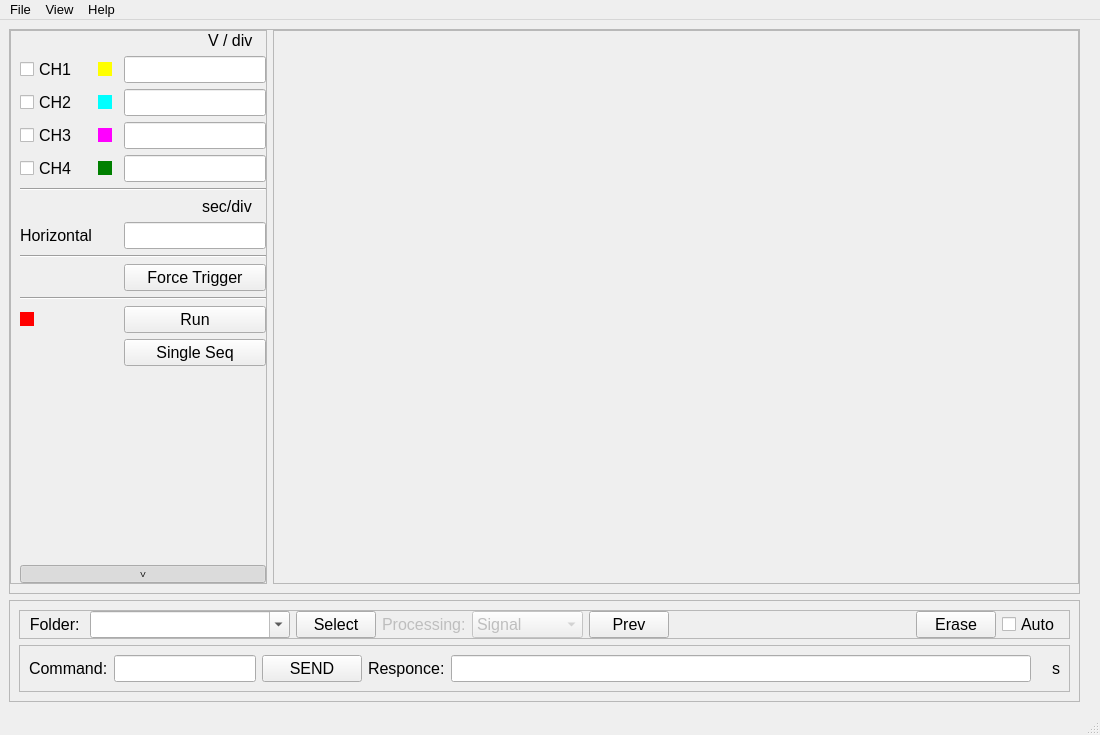
<?xml version="1.0" encoding="UTF-8"?>
<ui version="4.0">
 <class>MainWindow</class>
 <widget class="QMainWindow" name="MainWindow">
  <property name="geometry">
   <rect>
    <x>0</x>
    <y>0</y>
    <width>1100</width>
    <height>735</height>
   </rect>
  </property>
  <property name="sizePolicy">
   <sizepolicy hsizetype="Minimum" vsizetype="Minimum">
    <horstretch>0</horstretch>
    <verstretch>0</verstretch>
   </sizepolicy>
  </property>
  <property name="minimumSize">
   <size>
    <width>1100</width>
    <height>640</height>
   </size>
  </property>
  <property name="font">
   <font>
    <pointsize>12</pointsize>
   </font>
  </property>
  <property name="windowTitle">
   <string>Emittance Plot Processing</string>
  </property>
  <widget class="QWidget" name="centralwidget">
   <layout class="QVBoxLayout" name="verticalLayout_11">
    <property name="sizeConstraint">
     <enum>QLayout::SetMinimumSize</enum>
    </property>
    <property name="rightMargin">
     <number>20</number>
    </property>
    <item>
     <widget class="QFrame" name="frame">
      <property name="frameShape">
       <enum>QFrame::StyledPanel</enum>
      </property>
      <property name="frameShadow">
       <enum>QFrame::Raised</enum>
      </property>
      <layout class="QHBoxLayout" name="horizontalLayout">
       <property name="leftMargin">
        <number>0</number>
       </property>
       <property name="topMargin">
        <number>0</number>
       </property>
       <property name="rightMargin">
        <number>0</number>
       </property>
       <item>
        <widget class="QFrame" name="frame_5">
         <property name="sizePolicy">
          <sizepolicy hsizetype="Preferred" vsizetype="Minimum">
           <horstretch>0</horstretch>
           <verstretch>0</verstretch>
          </sizepolicy>
         </property>
         <property name="frameShape">
          <enum>QFrame::StyledPanel</enum>
         </property>
         <property name="frameShadow">
          <enum>QFrame::Raised</enum>
         </property>
         <layout class="QGridLayout" name="gridLayout">
          <property name="leftMargin">
           <number>9</number>
          </property>
          <property name="topMargin">
           <number>0</number>
          </property>
          <property name="rightMargin">
           <number>0</number>
          </property>
          <property name="bottomMargin">
           <number>0</number>
          </property>
          <item row="2" column="2">
           <widget class="QLineEdit" name="lineEdit_12">
            <property name="sizePolicy">
             <sizepolicy hsizetype="Minimum" vsizetype="Fixed">
              <horstretch>0</horstretch>
              <verstretch>0</verstretch>
             </sizepolicy>
            </property>
            <property name="maximumSize">
             <size>
              <width>150</width>
              <height>16777215</height>
             </size>
            </property>
           </widget>
          </item>
          <item row="5" column="0" colspan="3">
           <widget class="Line" name="line_7">
            <property name="orientation">
             <enum>Qt::Horizontal</enum>
            </property>
           </widget>
          </item>
          <item row="2" column="1">
           <widget class="QCheckBox" name="checkBox_7">
            <property name="enabled">
             <bool>false</bool>
            </property>
            <property name="styleSheet">
             <string notr="true">QCheckBox::indicator:unchecked {
   background-color: cyan;
}
</string>
            </property>
            <property name="text">
             <string/>
            </property>
           </widget>
          </item>
          <item row="4" column="0">
           <widget class="QCheckBox" name="checkBox_4">
            <property name="text">
             <string>CH4</string>
            </property>
           </widget>
          </item>
          <item row="6" column="2" alignment="Qt::AlignRight">
           <widget class="QLabel" name="label_10">
            <property name="sizePolicy">
             <sizepolicy hsizetype="Fixed" vsizetype="Fixed">
              <horstretch>0</horstretch>
              <verstretch>0</verstretch>
             </sizepolicy>
            </property>
            <property name="minimumSize">
             <size>
              <width>0</width>
              <height>0</height>
             </size>
            </property>
            <property name="maximumSize">
             <size>
              <width>16777215</width>
              <height>16777215</height>
             </size>
            </property>
            <property name="text">
             <string>sec/div   </string>
            </property>
            <property name="textFormat">
             <enum>Qt::PlainText</enum>
            </property>
           </widget>
          </item>
          <item row="0" column="2" alignment="Qt::AlignRight">
           <widget class="QLabel" name="label_8">
            <property name="sizePolicy">
             <sizepolicy hsizetype="Fixed" vsizetype="Fixed">
              <horstretch>0</horstretch>
              <verstretch>0</verstretch>
             </sizepolicy>
            </property>
            <property name="minimumSize">
             <size>
              <width>0</width>
              <height>0</height>
             </size>
            </property>
            <property name="maximumSize">
             <size>
              <width>16777215</width>
              <height>16777215</height>
             </size>
            </property>
            <property name="text">
             <string>V / div   </string>
            </property>
            <property name="textFormat">
             <enum>Qt::PlainText</enum>
            </property>
           </widget>
          </item>
          <item row="2" column="0">
           <widget class="QCheckBox" name="checkBox_2">
            <property name="text">
             <string>CH2</string>
            </property>
           </widget>
          </item>
          <item row="3" column="1">
           <widget class="QCheckBox" name="checkBox_8">
            <property name="enabled">
             <bool>false</bool>
            </property>
            <property name="styleSheet">
             <string notr="true">QCheckBox::indicator:unchecked {
   background-color: magenta;
}
</string>
            </property>
            <property name="text">
             <string/>
            </property>
           </widget>
          </item>
          <item row="4" column="1">
           <widget class="QCheckBox" name="checkBox_9">
            <property name="enabled">
             <bool>false</bool>
            </property>
            <property name="styleSheet">
             <string notr="true">QCheckBox::indicator:unchecked {
   background-color: green;
}
</string>
            </property>
            <property name="text">
             <string/>
            </property>
           </widget>
          </item>
          <item row="4" column="2">
           <widget class="QLineEdit" name="lineEdit_14">
            <property name="sizePolicy">
             <sizepolicy hsizetype="Minimum" vsizetype="Fixed">
              <horstretch>0</horstretch>
              <verstretch>0</verstretch>
             </sizepolicy>
            </property>
            <property name="maximumSize">
             <size>
              <width>150</width>
              <height>16777215</height>
             </size>
            </property>
           </widget>
          </item>
          <item row="1" column="2">
           <widget class="QLineEdit" name="lineEdit_11">
            <property name="sizePolicy">
             <sizepolicy hsizetype="Minimum" vsizetype="Fixed">
              <horstretch>0</horstretch>
              <verstretch>0</verstretch>
             </sizepolicy>
            </property>
            <property name="maximumSize">
             <size>
              <width>150</width>
              <height>16777215</height>
             </size>
            </property>
           </widget>
          </item>
          <item row="1" column="0">
           <widget class="QCheckBox" name="checkBox_1">
            <property name="text">
             <string>CH1</string>
            </property>
           </widget>
          </item>
          <item row="1" column="1">
           <widget class="QCheckBox" name="checkBox_6">
            <property name="enabled">
             <bool>false</bool>
            </property>
            <property name="styleSheet">
             <string notr="true">QCheckBox::indicator:unchecked {
   background-color: yellow;
}
</string>
            </property>
            <property name="text">
             <string/>
            </property>
           </widget>
          </item>
          <item row="3" column="0">
           <widget class="QCheckBox" name="checkBox_3">
            <property name="text">
             <string>CH3</string>
            </property>
           </widget>
          </item>
          <item row="7" column="2">
           <widget class="QLineEdit" name="lineEdit_15">
            <property name="sizePolicy">
             <sizepolicy hsizetype="Minimum" vsizetype="Fixed">
              <horstretch>0</horstretch>
              <verstretch>0</verstretch>
             </sizepolicy>
            </property>
            <property name="maximumSize">
             <size>
              <width>150</width>
              <height>16777215</height>
             </size>
            </property>
           </widget>
          </item>
          <item row="11" column="2">
           <widget class="QPushButton" name="pushButton_4">
            <property name="text">
             <string>Run</string>
            </property>
            <property name="checkable">
             <bool>true</bool>
            </property>
           </widget>
          </item>
          <item row="3" column="2">
           <widget class="QLineEdit" name="lineEdit_13">
            <property name="sizePolicy">
             <sizepolicy hsizetype="Minimum" vsizetype="Fixed">
              <horstretch>0</horstretch>
              <verstretch>0</verstretch>
             </sizepolicy>
            </property>
            <property name="maximumSize">
             <size>
              <width>150</width>
              <height>16777215</height>
             </size>
            </property>
           </widget>
          </item>
          <item row="7" column="0">
           <widget class="QLabel" name="label_7">
            <property name="sizePolicy">
             <sizepolicy hsizetype="Fixed" vsizetype="Fixed">
              <horstretch>0</horstretch>
              <verstretch>0</verstretch>
             </sizepolicy>
            </property>
            <property name="minimumSize">
             <size>
              <width>0</width>
              <height>0</height>
             </size>
            </property>
            <property name="maximumSize">
             <size>
              <width>16777215</width>
              <height>16777215</height>
             </size>
            </property>
            <property name="text">
             <string>Horizontal</string>
            </property>
            <property name="textFormat">
             <enum>Qt::PlainText</enum>
            </property>
           </widget>
          </item>
          <item row="10" column="0" colspan="3">
           <widget class="Line" name="line_6">
            <property name="orientation">
             <enum>Qt::Horizontal</enum>
            </property>
           </widget>
          </item>
          <item row="9" column="2">
           <widget class="QPushButton" name="pushButton_5">
            <property name="text">
             <string>Force Trigger</string>
            </property>
            <property name="checkable">
             <bool>true</bool>
            </property>
           </widget>
          </item>
          <item row="11" column="0">
           <widget class="QCheckBox" name="checkBox_5">
            <property name="enabled">
             <bool>false</bool>
            </property>
            <property name="styleSheet">
             <string notr="true">QCheckBox::indicator:unchecked {
   background-color: red;
}
</string>
            </property>
            <property name="text">
             <string/>
            </property>
           </widget>
          </item>
          <item row="8" column="0" colspan="3">
           <widget class="Line" name="line_3">
            <property name="orientation">
             <enum>Qt::Horizontal</enum>
            </property>
           </widget>
          </item>
          <item row="12" column="2">
           <widget class="QPushButton" name="pushButton_6">
            <property name="text">
             <string>Single Seq</string>
            </property>
            <property name="checkable">
             <bool>true</bool>
            </property>
           </widget>
          </item>
          <item row="13" column="2">
           <spacer name="verticalSpacer">
            <property name="orientation">
             <enum>Qt::Vertical</enum>
            </property>
            <property name="sizeHint" stdset="0">
             <size>
              <width>20</width>
              <height>40</height>
             </size>
            </property>
           </spacer>
          </item>
          <item row="14" column="0" colspan="3">
           <widget class="QPushButton" name="pushButton_8">
            <property name="font">
             <font>
              <pointsize>6</pointsize>
             </font>
            </property>
            <property name="text">
             <string>V</string>
            </property>
            <property name="checkable">
             <bool>true</bool>
            </property>
            <property name="checked">
             <bool>true</bool>
            </property>
           </widget>
          </item>
         </layout>
        </widget>
       </item>
       <item>
        <widget class="QFrame" name="frame_3">
         <property name="sizePolicy">
          <sizepolicy hsizetype="Expanding" vsizetype="Expanding">
           <horstretch>3</horstretch>
           <verstretch>0</verstretch>
          </sizepolicy>
         </property>
         <property name="frameShape">
          <enum>QFrame::StyledPanel</enum>
         </property>
         <property name="frameShadow">
          <enum>QFrame::Raised</enum>
         </property>
         <layout class="QVBoxLayout" name="verticalLayout_2">
          <property name="leftMargin">
           <number>0</number>
          </property>
          <property name="topMargin">
           <number>0</number>
          </property>
          <property name="rightMargin">
           <number>20</number>
          </property>
          <property name="bottomMargin">
           <number>0</number>
          </property>
         </layout>
        </widget>
       </item>
      </layout>
     </widget>
    </item>
    <item>
     <widget class="QFrame" name="frame_6">
      <property name="frameShape">
       <enum>QFrame::StyledPanel</enum>
      </property>
      <property name="frameShadow">
       <enum>QFrame::Raised</enum>
      </property>
      <layout class="QVBoxLayout" name="verticalLayout">
       <item>
        <widget class="QFrame" name="frame_2">
         <property name="frameShape">
          <enum>QFrame::StyledPanel</enum>
         </property>
         <property name="frameShadow">
          <enum>QFrame::Raised</enum>
         </property>
         <layout class="QHBoxLayout" name="horizontalLayout_3">
          <property name="leftMargin">
           <number>9</number>
          </property>
          <property name="topMargin">
           <number>0</number>
          </property>
          <property name="rightMargin">
           <number>9</number>
          </property>
          <property name="bottomMargin">
           <number>0</number>
          </property>
          <item>
           <widget class="QFrame" name="frame_4">
            <property name="sizePolicy">
             <sizepolicy hsizetype="Expanding" vsizetype="Fixed">
              <horstretch>0</horstretch>
              <verstretch>0</verstretch>
             </sizepolicy>
            </property>
            <layout class="QHBoxLayout" name="horizontalLayout_2" stretch="0,0,0">
             <property name="spacing">
              <number>6</number>
             </property>
             <property name="sizeConstraint">
              <enum>QLayout::SetDefaultConstraint</enum>
             </property>
             <property name="leftMargin">
              <number>0</number>
             </property>
             <property name="topMargin">
              <number>0</number>
             </property>
             <property name="rightMargin">
              <number>0</number>
             </property>
             <property name="bottomMargin">
              <number>0</number>
             </property>
             <item>
              <widget class="QLabel" name="label_3">
               <property name="sizePolicy">
                <sizepolicy hsizetype="Preferred" vsizetype="Preferred">
                 <horstretch>0</horstretch>
                 <verstretch>0</verstretch>
                </sizepolicy>
               </property>
               <property name="minimumSize">
                <size>
                 <width>0</width>
                 <height>0</height>
                </size>
               </property>
               <property name="font">
                <font>
                 <pointsize>12</pointsize>
                </font>
               </property>
               <property name="text">
                <string>Folder: </string>
               </property>
               <property name="alignment">
                <set>Qt::AlignRight|Qt::AlignTrailing|Qt::AlignVCenter</set>
               </property>
              </widget>
             </item>
             <item>
              <widget class="QComboBox" name="comboBox_2">
               <property name="sizePolicy">
                <sizepolicy hsizetype="Expanding" vsizetype="Preferred">
                 <horstretch>0</horstretch>
                 <verstretch>0</verstretch>
                </sizepolicy>
               </property>
               <property name="minimumSize">
                <size>
                 <width>200</width>
                 <height>0</height>
                </size>
               </property>
               <property name="editable">
                <bool>true</bool>
               </property>
              </widget>
             </item>
             <item>
              <widget class="QPushButton" name="pushButton_2">
               <property name="sizePolicy">
                <sizepolicy hsizetype="Fixed" vsizetype="Preferred">
                 <horstretch>0</horstretch>
                 <verstretch>0</verstretch>
                </sizepolicy>
               </property>
               <property name="font">
                <font>
                 <pointsize>12</pointsize>
                </font>
               </property>
               <property name="text">
                <string>Select</string>
               </property>
              </widget>
             </item>
            </layout>
           </widget>
          </item>
          <item>
           <widget class="QLabel" name="label_2">
            <property name="enabled">
             <bool>false</bool>
            </property>
            <property name="sizePolicy">
             <sizepolicy hsizetype="Fixed" vsizetype="Preferred">
              <horstretch>0</horstretch>
              <verstretch>0</verstretch>
             </sizepolicy>
            </property>
            <property name="text">
             <string>Processing:</string>
            </property>
           </widget>
          </item>
          <item>
           <widget class="QComboBox" name="comboBox">
            <property name="enabled">
             <bool>false</bool>
            </property>
            <property name="sizePolicy">
             <sizepolicy hsizetype="Minimum" vsizetype="Fixed">
              <horstretch>0</horstretch>
              <verstretch>0</verstretch>
             </sizepolicy>
            </property>
            <property name="minimumSize">
             <size>
              <width>100</width>
              <height>0</height>
             </size>
            </property>
            <item>
             <property name="text">
              <string>Signal</string>
             </property>
            </item>
            <item>
             <property name="text">
              <string>FFT</string>
             </property>
            </item>
            <item>
             <property name="text">
              <string>Cumulative</string>
             </property>
            </item>
           </widget>
          </item>
          <item>
           <widget class="QPushButton" name="pushButton_7">
            <property name="sizePolicy">
             <sizepolicy hsizetype="Fixed" vsizetype="Preferred">
              <horstretch>0</horstretch>
              <verstretch>0</verstretch>
             </sizepolicy>
            </property>
            <property name="font">
             <font>
              <pointsize>12</pointsize>
             </font>
            </property>
            <property name="text">
             <string>Prev</string>
            </property>
           </widget>
          </item>
          <item>
           <spacer name="horizontalSpacer">
            <property name="orientation">
             <enum>Qt::Horizontal</enum>
            </property>
            <property name="sizeHint" stdset="0">
             <size>
              <width>40</width>
              <height>20</height>
             </size>
            </property>
           </spacer>
          </item>
          <item>
           <widget class="QPushButton" name="pushButton">
            <property name="text">
             <string>Erase</string>
            </property>
           </widget>
          </item>
          <item>
           <widget class="QCheckBox" name="checkBox">
            <property name="text">
             <string>Auto</string>
            </property>
           </widget>
          </item>
         </layout>
        </widget>
       </item>
       <item>
        <widget class="QFrame" name="frame_7">
         <property name="sizePolicy">
          <sizepolicy hsizetype="Expanding" vsizetype="Preferred">
           <horstretch>0</horstretch>
           <verstretch>0</verstretch>
          </sizepolicy>
         </property>
         <property name="minimumSize">
          <size>
           <width>0</width>
           <height>0</height>
          </size>
         </property>
         <property name="maximumSize">
          <size>
           <width>16777215</width>
           <height>16777215</height>
          </size>
         </property>
         <property name="baseSize">
          <size>
           <width>100</width>
           <height>70</height>
          </size>
         </property>
         <property name="frameShape">
          <enum>QFrame::StyledPanel</enum>
         </property>
         <property name="frameShadow">
          <enum>QFrame::Raised</enum>
         </property>
         <layout class="QHBoxLayout" name="horizontalLayout_5" stretch="0,0,0,0,0,0,0">
          <item>
           <widget class="QLabel" name="label_4">
            <property name="sizePolicy">
             <sizepolicy hsizetype="Minimum" vsizetype="Preferred">
              <horstretch>0</horstretch>
              <verstretch>0</verstretch>
             </sizepolicy>
            </property>
            <property name="minimumSize">
             <size>
              <width>0</width>
              <height>0</height>
             </size>
            </property>
            <property name="maximumSize">
             <size>
              <width>16777215</width>
              <height>16777215</height>
             </size>
            </property>
            <property name="text">
             <string>Command:</string>
            </property>
           </widget>
          </item>
          <item>
           <widget class="QLineEdit" name="lineEdit_2">
            <property name="sizePolicy">
             <sizepolicy hsizetype="Fixed" vsizetype="Minimum">
              <horstretch>0</horstretch>
              <verstretch>0</verstretch>
             </sizepolicy>
            </property>
            <property name="minimumSize">
             <size>
              <width>100</width>
              <height>0</height>
             </size>
            </property>
            <property name="maximumSize">
             <size>
              <width>16777215</width>
              <height>16777215</height>
             </size>
            </property>
           </widget>
          </item>
          <item>
           <widget class="QPushButton" name="pushButton_3">
            <property name="sizePolicy">
             <sizepolicy hsizetype="Fixed" vsizetype="Minimum">
              <horstretch>0</horstretch>
              <verstretch>0</verstretch>
             </sizepolicy>
            </property>
            <property name="minimumSize">
             <size>
              <width>100</width>
              <height>0</height>
             </size>
            </property>
            <property name="maximumSize">
             <size>
              <width>100</width>
              <height>75</height>
             </size>
            </property>
            <property name="font">
             <font>
              <pointsize>12</pointsize>
             </font>
            </property>
            <property name="text">
             <string>SEND</string>
            </property>
           </widget>
          </item>
          <item>
           <widget class="QLabel" name="label_5">
            <property name="sizePolicy">
             <sizepolicy hsizetype="Fixed" vsizetype="Fixed">
              <horstretch>0</horstretch>
              <verstretch>0</verstretch>
             </sizepolicy>
            </property>
            <property name="minimumSize">
             <size>
              <width>0</width>
              <height>0</height>
             </size>
            </property>
            <property name="maximumSize">
             <size>
              <width>16777215</width>
              <height>16777215</height>
             </size>
            </property>
            <property name="text">
             <string>Responce:</string>
            </property>
            <property name="textFormat">
             <enum>Qt::PlainText</enum>
            </property>
           </widget>
          </item>
          <item>
           <widget class="QLineEdit" name="lineEdit_3">
            <property name="sizePolicy">
             <sizepolicy hsizetype="Expanding" vsizetype="Minimum">
              <horstretch>0</horstretch>
              <verstretch>0</verstretch>
             </sizepolicy>
            </property>
            <property name="minimumSize">
             <size>
              <width>100</width>
              <height>0</height>
             </size>
            </property>
            <property name="maximumSize">
             <size>
              <width>16777215</width>
              <height>16777215</height>
             </size>
            </property>
            <property name="readOnly">
             <bool>true</bool>
            </property>
           </widget>
          </item>
          <item>
           <widget class="QLabel" name="label_11">
            <property name="sizePolicy">
             <sizepolicy hsizetype="Fixed" vsizetype="Preferred">
              <horstretch>0</horstretch>
              <verstretch>0</verstretch>
             </sizepolicy>
            </property>
            <property name="text">
             <string/>
            </property>
           </widget>
          </item>
          <item>
           <widget class="QLabel" name="label_12">
            <property name="sizePolicy">
             <sizepolicy hsizetype="Fixed" vsizetype="Preferred">
              <horstretch>0</horstretch>
              <verstretch>0</verstretch>
             </sizepolicy>
            </property>
            <property name="text">
             <string>s</string>
            </property>
           </widget>
          </item>
         </layout>
        </widget>
       </item>
      </layout>
     </widget>
    </item>
   </layout>
  </widget>
  <widget class="QMenuBar" name="menubar">
   <property name="geometry">
    <rect>
     <x>0</x>
     <y>0</y>
     <width>1100</width>
     <height>34</height>
    </rect>
   </property>
   <property name="font">
    <font>
     <pointsize>10</pointsize>
    </font>
   </property>
   <widget class="QMenu" name="menuFile">
    <property name="sizePolicy">
     <sizepolicy hsizetype="Preferred" vsizetype="Preferred">
      <horstretch>0</horstretch>
      <verstretch>0</verstretch>
     </sizepolicy>
    </property>
    <property name="font">
     <font>
      <pointsize>10</pointsize>
     </font>
    </property>
    <property name="title">
     <string>File</string>
    </property>
    <addaction name="actionOpen"/>
    <addaction name="actionQuit"/>
   </widget>
   <widget class="QMenu" name="menuView">
    <property name="title">
     <string>View</string>
    </property>
   </widget>
   <widget class="QMenu" name="menuHelp">
    <property name="title">
     <string>Help</string>
    </property>
    <addaction name="actionAbout"/>
   </widget>
   <addaction name="menuFile"/>
   <addaction name="menuView"/>
   <addaction name="menuHelp"/>
  </widget>
  <widget class="QStatusBar" name="statusbar">
   <property name="sizePolicy">
    <sizepolicy hsizetype="Expanding" vsizetype="Preferred">
     <horstretch>0</horstretch>
     <verstretch>0</verstretch>
    </sizepolicy>
   </property>
  </widget>
  <action name="actionOpen">
   <property name="text">
    <string>Open</string>
   </property>
   <property name="font">
    <font>
     <family>Tahoma</family>
     <pointsize>10</pointsize>
    </font>
   </property>
  </action>
  <action name="actionQuit">
   <property name="text">
    <string>Quit</string>
   </property>
  </action>
  <action name="actionPlot">
   <property name="checkable">
    <bool>true</bool>
   </property>
   <property name="checked">
    <bool>true</bool>
   </property>
   <property name="text">
    <string>Plot</string>
   </property>
  </action>
  <action name="actionLog">
   <property name="checkable">
    <bool>true</bool>
   </property>
   <property name="text">
    <string>Log</string>
   </property>
  </action>
  <action name="actionParameters">
   <property name="checkable">
    <bool>true</bool>
   </property>
   <property name="text">
    <string>Parameters</string>
   </property>
  </action>
  <action name="actionAbout">
   <property name="text">
    <string>About</string>
   </property>
  </action>
 </widget>
 <resources/>
 <connections>
  <connection>
   <sender>pushButton_8</sender>
   <signal>toggled(bool)</signal>
   <receiver>frame_6</receiver>
   <slot>setVisible(bool)</slot>
   <hints>
    <hint type="sourcelabel">
     <x>94</x>
     <y>549</y>
    </hint>
    <hint type="destinationlabel">
     <x>1072</x>
     <y>675</y>
    </hint>
   </hints>
  </connection>
 </connections>
</ui>
